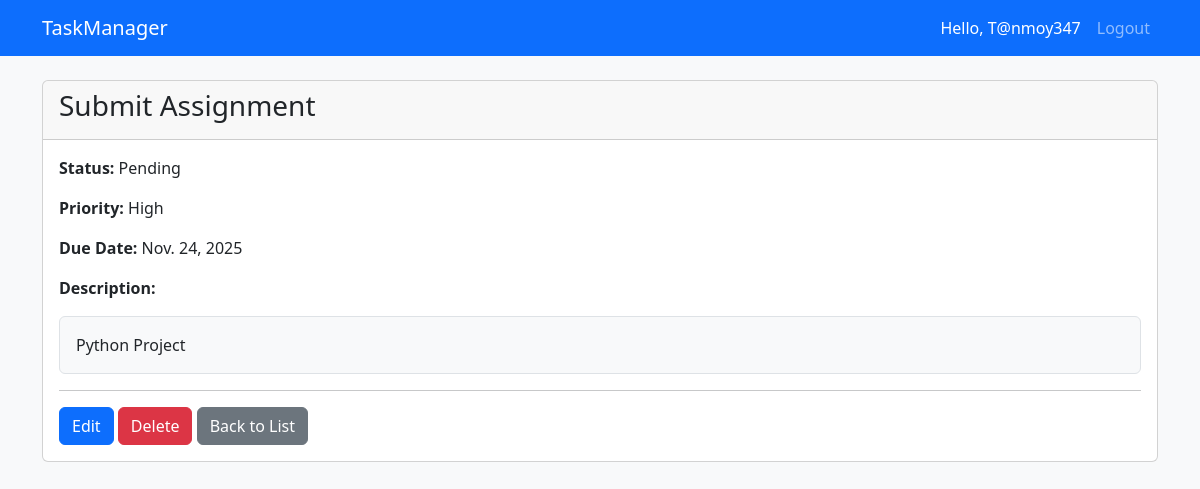
The app's page /task/4/ (signed in) with its own data.
### tasks/models.py (models this page shows, shortened)
class Task(models.Model):
    STATUS_CHOICES = [
        ('Pending', 'Pending'),
        ('In Progress', 'In Progress'),
        ('Completed', 'Completed'),
    ]
    PRIORITY_CHOICES = [
        ('Low', 'Low'),
        ('Medium', 'Medium'),
        ('High', 'High'),
    ]
    title = models.CharField(max_length=200)
    description = models.TextField(blank=True, null=True)
    status = models.CharField(max_length=20, choices=STATUS_CHOICES, default='Pending')
    priority = models.CharField(max_length=10, choices=PRIORITY_CHOICES, default='Medium')
    due_date = models.DateField()
    created_at = models.DateTimeField(auto_now_add=True)
    updated_at = models.DateTimeField(auto_now=True)
    owner = models.ForeignKey(User, on_delete=models.CASCADE)

### tasks/views.py (the view)
# urls.py: path('task/<int:pk>/', views.task_detail, name='task_detail'),
@login_required
def task_detail(request, pk):
    task = get_object_or_404(Task, pk=pk, owner=request.user)
    return render(request, 'tasks/task_detail.html', {'task': task})

### tasks/templates/tasks/task_detail.html
{% extends 'tasks/base.html' %}
{% block content %}
<div class="card">
    <div class="card-header">
        <h3>{{ task.title }}</h3>
    </div>
    <div class="card-body">
        <p><strong>Status:</strong> {{ task.status }}</p>
        <p><strong>Priority:</strong> {{ task.priority }}</p>
        <p><strong>Due Date:</strong> {{ task.due_date }}</p>
        <p><strong>Description:</strong></p>
        <p class="border p-3 rounded bg-light">{{ task.description }}</p>
        <hr>
        <a href="{% url 'update_task' task.id %}" class="btn btn-primary">Edit</a>
        <a href="{% url 'delete_task' task.id %}" class="btn btn-danger">Delete</a>
        <a href="{% url 'task_list' %}" class="btn btn-secondary">Back to List</a>
    </div>
</div>
{% endblock %}

### tasks/templates/tasks/base.html (shortened to what this page needs)
<!DOCTYPE html>
<html lang="en">
<head>
    <link href="https://cdn.jsdelivr.net/npm/bootstrap@5.3.0/dist/css/bootstrap.min.css" rel="stylesheet">
</head>
<body class="bg-light">
    <nav class="navbar navbar-expand-lg navbar-dark bg-primary mb-4">
        <div class="container">
            <a class="navbar-brand" href="{% url 'task_list' %}">TaskManager</a>
            <div class="navbar-nav ms-auto">
                {% if user.is_authenticated %}
                    <span class="nav-item nav-link text-white">Hello, {{ user.username }}</span>
                    <form action="{% url 'logout' %}" method="post" class="d-inline">
                        <button type="submit" class="btn btn-link nav-link" style="text-decoration: none;">Logout</button>
                    </form>
                {% else %}
                    <a class="nav-item nav-link" href="{% url 'login' %}">Login</a>
                    <a class="nav-item nav-link" href="{% url 'register' %}">Register</a>
                {% endif %}
            </div>
        </div>
    </nav>
    <div class="container">
        {% block content %}{% endblock %}
    </div>
</body>
</html>

### records on screen
Task: title "Submit Assignment", status "Pending", priority "High", due_date "Nov. 24, 2025", description "Python Project"

### other values on screen
{{ user.username }} "T@nmoy347"
